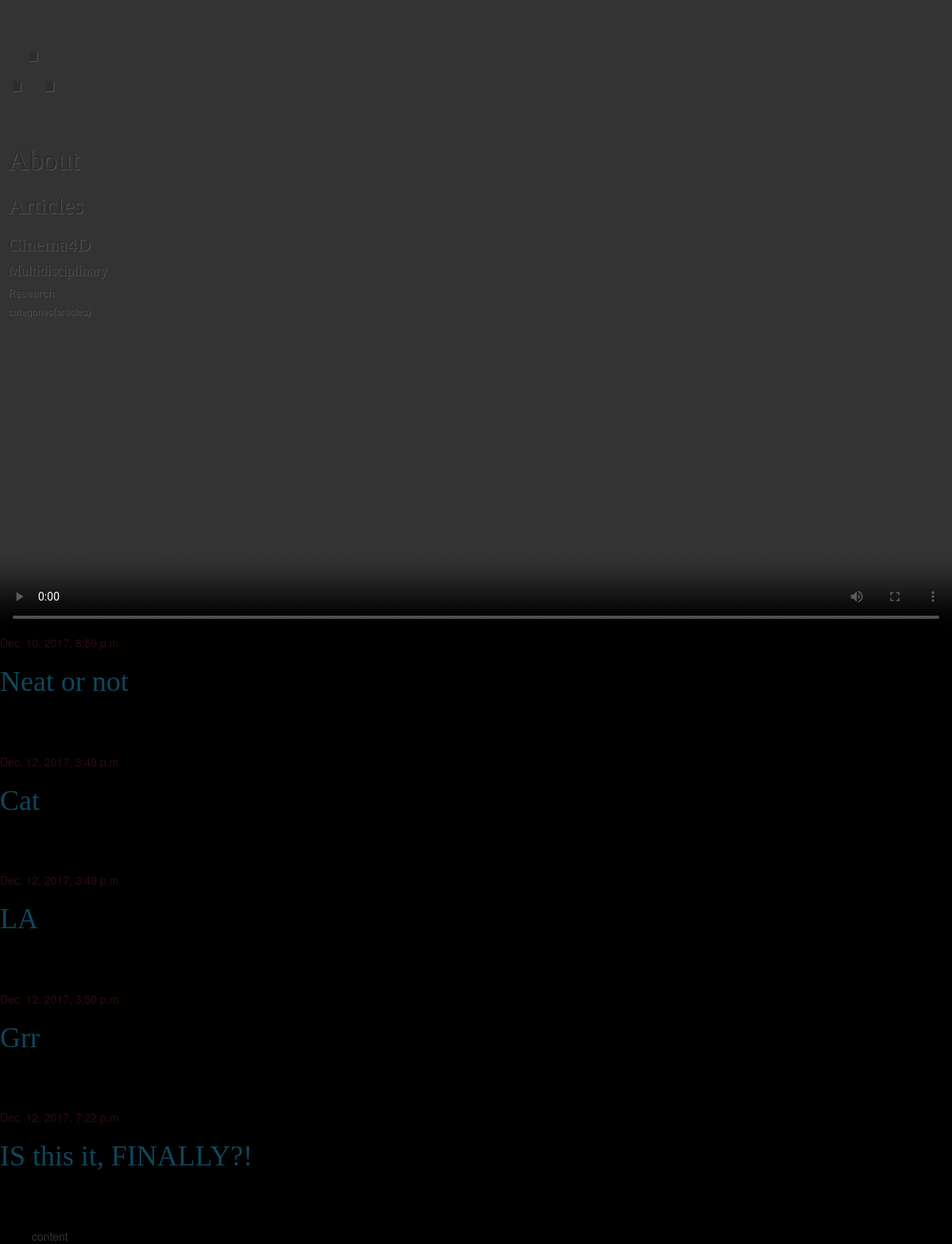
Before: /post/category/general/ with the older database file.
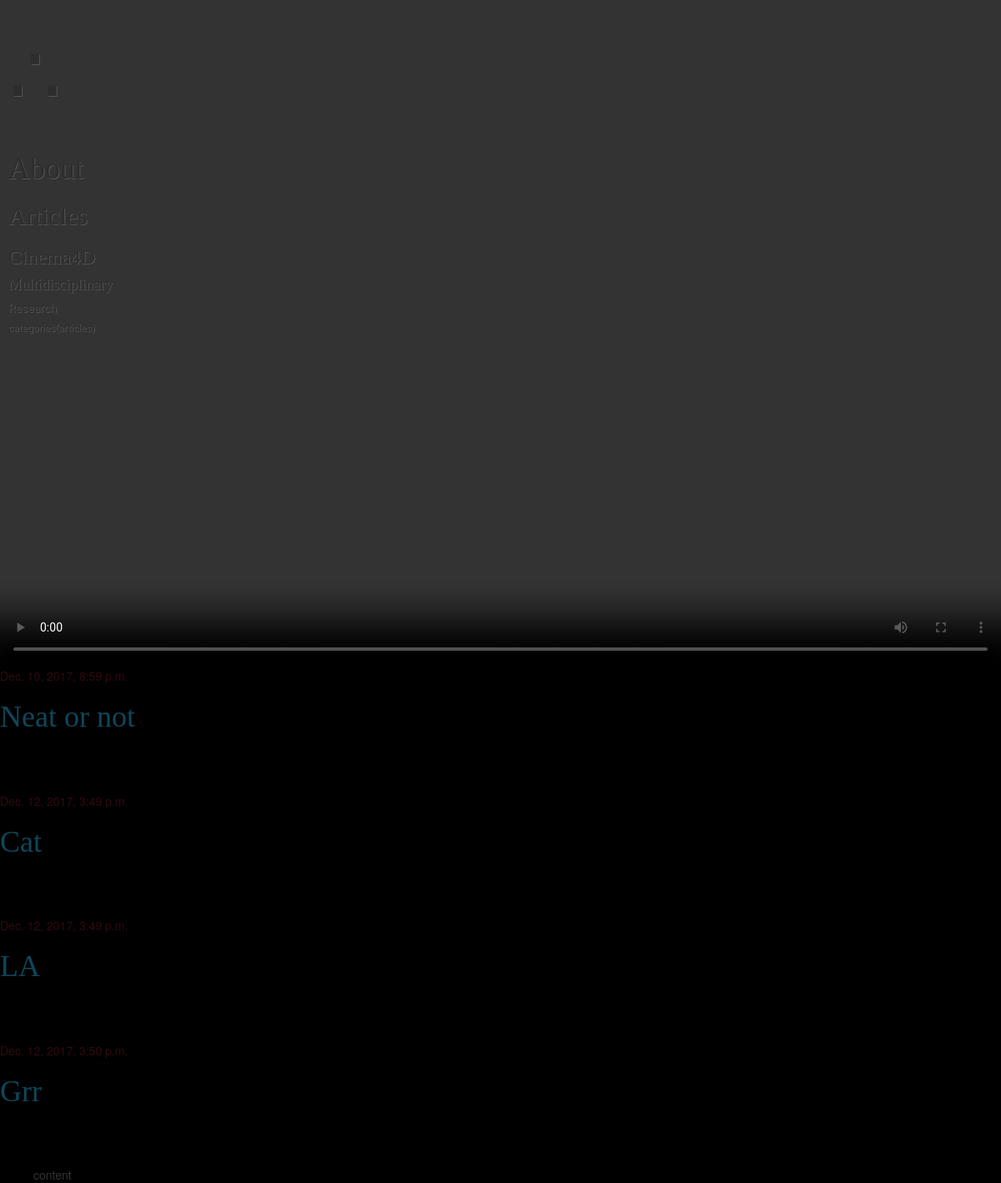
After: the same page with the newer database file.
### blog/models.py (models this page shows, shortened)
class Post(models.Model):
    author = models.ForeignKey('auth.User', on_delete=models.CASCADE)
    title = models.CharField(max_length=200)
    text = models.TextField()
    created_date = models.DateTimeField(
            default=timezone.now)
    published_date = models.DateTimeField(
            blank=True, null=True)
    category = models.CharField(max_length=200)

### blog/views.py (the view)
# urls.py: path('post/category/<category_name>/', views.post_list, name='categorised_list'),
def post_list(request, category_name):
	posts = Post.objects.filter(published_date__lte=timezone.now(), category=category_name).order_by('published_date')
	return render(request, 'blog/post_list.html', {'posts': posts})

### blog/templates/blog/post_list.html
{% extends 'blog/base.html' %}
{% block content %}
    {% for post in posts %}
        <div class="post">
            <div class="date">
                {{ post.published_date }}
            </div>
            <h1><a href="{% url 'post_detail' pk=post.pk %}">{{ post.title }}</a></h1>
        </div>
    {% endfor %}
{% endblock %}

### blog/templates/blog/base.html (shortened to what this page needs)
<!DOCTYPE html>
{% load staticfiles %}
<html>
    <head>
        <link rel="stylesheet" href="//maxcdn.bootstrapcdn.com/bootstrap/3.2.0/css/bootstrap.min.css">
        <link rel="stylesheet" href="//maxcdn.bootstrapcdn.com/bootstrap/3.2.0/css/bootstrap-theme.min.css">
        <link rel="stylesheet" href="{% static 'css/blog.css' %}">
    </head>
       <body>
            <div id="bg_container-VIDEO">
                <video id="bg" controls preload played loop autoplay="autoplay" width='100%' height='100%' autobuffer="autobuffer">
                <source src="https://github.com/paulake/video_file2/blob/master/300.WebM?raw=true" type="video/webm">
                </video>
             </div>
            <div id="content-LUULE">
                <a href="/post/6/" class="Hence"><p>&#8756;</p></a>
                <a href="/About/" class="Poiss"><h1>About</h1></a>
                <a href="/Articles/" class="Otsis"><h2>Articles</h2>
                <a href="/Cinema4D/" class="Pyssi"><h3>Cinema4D</h3>
                <a href="/Multidisciplinary/" class="P66sast"><h4>Multidisciplinary</h4>
                <a href="/Research/" class="Tihedast"><h5>Research</h5>
                <a href="post/category/general/" class="Tihnikust"><h6><p>categories(articles)</p></h6>
                </div>
                {% block content %}
                        {% endblock %}
             <body>
  <div class="content">
    content
  </div>
</body>
        </body>
</html>

### blog/static/blog/css/blog.css (style rules this page uses)
h1 a { color: #300A11; font-family: 'Aldrich'; }
.content { margin-left: 40px; }
h1, h2, h3, h4 { font-family: 'Aldrich', cursive; }
.date { color: #300A11; }
.post { margin-bottom: 70px; }
.post h1 a, .post h1 a:visited { color: #0E475B; }

### blog/templates/blog/base.html (style rules this page uses)
body { margin:0px; background:#000; max-width:1000; }
#bg_container-VIDEO { height:800px; overflow:auto; }
#bg { width: 100%; }
#content-LUULE { position:absolute; top:10px; padding:10px; color:#191C19; text-shadow:#D0DDDE 1px 1px; opacity:0.2; font-family:'Bungee', cursive; font-size: 100px; }
a.Poiss:link { color: #191C19;text-decoration: none; }
a.Hence:link { color: #191C19;text-decoration: none; }
a.Otsis:link { color: #191C19;text-decoration: none; }
a.Pyssi:link { color: #191C19;text-decoration: none; }
a.P66sast:link { color: #191C19;text-decoration: none; }
a.Tihedast:link { color: #191C19;text-decoration: none; }
a.Tihnikust:link { color: #191C19;text-decoration: none; }

Changed rows visible on the page:
no longer on this page (row edited): Post: published_date "Dec. 12, 2017, 7:22 p.m.", title "IS this it, FINALLY?!"
